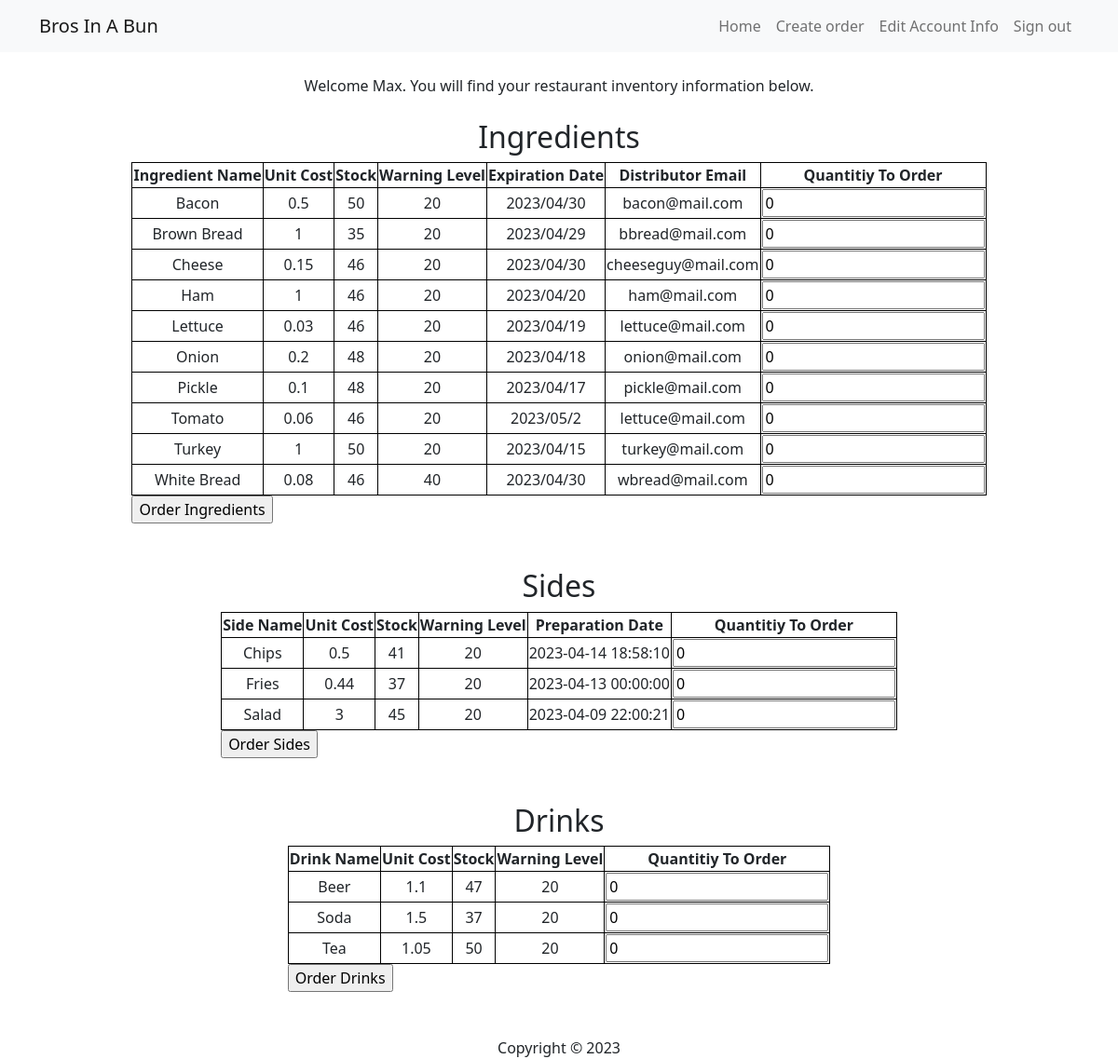
The app's page /manager/View-inventory.php (signed in) with its own data.
### tables this page shows
CREATE TABLE `ingredients` (
  `Item_name` varchar(255) NOT NULL,
  `Purchased_date` varchar(255) NOT NULL,
  `Expiration` varchar(255) NOT NULL
);

CREATE TABLE `inventory` (
  `Item_name` varchar(255) NOT NULL,
  `Unit_cost` float NOT NULL,
  `Stock_level` int(10) NOT NULL DEFAULT 0,
  `Warning_level` int(10) NOT NULL DEFAULT 20,
  `Distributor_phone` varchar(255) NOT NULL,
  `Distributor_email` varchar(255) NOT NULL
);

CREATE TABLE `sides` (
  `Item_name` varchar(255) NOT NULL,
  `Time Prepared` datetime NOT NULL
);

CREATE TABLE `drinks` (
  `Item_name` varchar(255) NOT NULL
);

### manager/View-inventory.php (the view, shortened to what this page needs)
<?php include '../inc/header.php'; ?>
<?php
if(!empty($_SESSION['Name'])){
    echo 'Welcome ' . $_SESSION['Name'] . ". You will find your restaurant inventory information below.";
}
$sql  = 'SELECT * FROM  ingredients NATURAL JOIN inventory';
$result = mysqli_query($con, $sql);
$Fitems = mysqli_fetch_all($result, MYSQLI_ASSOC);
?>
<br></br>
<h2>Ingredients</h2>
<form action="<?php echo htmlspecialchars($_SERVER['PHP_SELF']); ?>" method="POST">
    <table >
        <tr>
            <td><b>Ingredient Name</b></td>
            <td><b>Unit Cost</b></td>
            <td><b>Stock</b></td>
            <td><b>Warning Level</b></td>
            <td><b>Expiration Date</b></td>
            <td><b>Distributor Email</b></td>
            <td><b>Quantitiy To Order</b></td>
        </tr>
        <?php foreach($Fitems as $item): ?>
            <?php if($item["Stock_level"] > $item["Warning_level"]){ ?>
                <tr>
                    <td><?php echo $item["Item_name"];?></td>
                    <td><?php echo $item["Unit_cost"];?></td>
                    <td><?php echo $item["Stock_level"];?></td>
                    <td><?php echo $item["Warning_level"];?></td>
                    <td><?php echo $item["Expiration"];?></td>
                    <td><?php echo $item["Distributor_email"];?></td>
                    <td><input type="number" name="ing[]" value="0"></td>
                </tr>
            <?php } ?>
        <?php endforeach;?>
    </table>
    <input type="submit" value="Order Ingredients" name="submitOrderIng">
</form>
<?php
$sql  = 'SELECT * FROM  sides NATURAL JOIN inventory';
$result = mysqli_query($con, $sql);
$Sitems = mysqli_fetch_all($result, MYSQLI_ASSOC);
?>
<br></br>
<h2>Sides</h2>
<form action="<?php echo htmlspecialchars($_SERVER['PHP_SELF']); ?>" method="POST">
    <table >
        <tr>
            <td><b>Side Name</b></td>
            <td><b>Unit Cost</b></td>
            <td><b>Stock</b></td>
            <td><b>Warning Level</b></td>
            <td><b>Preparation Date</b></td>
            <td><b>Quantitiy To Order</b></td>
        </tr>
        <?php foreach($Sitems as $item): ?>
            <?php if($item["Stock_level"] > $item["Warning_level"]){ ?>
                <tr>
                    <td><?php echo $item["Item_name"];?></td>
                    <td><?php echo $item["Unit_cost"];?></td>
                    <td><?php echo $item["Stock_level"];?></td>
                    <td><?php echo $item["Warning_level"];?></td>
                    <td><?php echo $item["Time Prepared"];?></td>
                    <td><input type="number" name="side[]" value="0"></td>
                </tr>
            <?php } ?>
        <?php endforeach;?>
    </table>
    <input type="submit" value="Order Sides" name="submitOrderSide">
</form>
<?php
$sql  = 'SELECT * FROM  drinks NATURAL JOIN inventory';
$result = mysqli_query($con, $sql);
$Ditems = mysqli_fetch_all($result, MYSQLI_ASSOC);
?>
<br></br>
<h2>Drinks</h2>
<form action="<?php echo htmlspecialchars($_SERVER['PHP_SELF']); ?>" method="POST">
    <table >
        <tr>
            <td><b>Drink Name</b></td>
            <td><b>Unit Cost</b></td>
            <td><b>Stock</b></td>
            <td><b>Warning Level</b></td>
            <td><b>Quantitiy To Order</b></td>
        </tr>
        <?php foreach($Ditems as $item): ?>
            <?php if($item["Stock_level"] > $item["Warning_level"]){ ?>
                <tr>
                    <td><?php echo $item["Item_name"];?></td>
                    <td><?php echo $item["Unit_cost"];?></td>
                    <td><?php echo $item["Stock_level"];?></td>
                    <td><?php echo $item["Warning_level"];?></td>
                    <td><input type="number" name="drink[]" value="0"></td>
                </tr>
            <?php } ?>
        <?php endforeach;?>
    </table>
    <input type="submit" value="Order Drinks" name="submitOrderDrink">
</form>
<?php include '../inc/footer.php'; ?>

### mystyle.css (style rules this page uses)
td { border:1px solid black; border-collapse: collapse; text-align: center; }

### records on screen
ingredients: Item_name "Bacon", Item_name.Unit_cost "0.5", Item_name.Stock_level "50", Item_name.Warning_level "20", Expiration "2023/04/30", Item_name.Distributor_email "bacon@mail.com"
ingredients: Item_name "Brown Bread", Item_name.Unit_cost "1", Item_name.Stock_level "35", Item_name.Warning_level "20", Expiration "2023/04/29", Item_name.Distributor_email "bbread@mail.com"
ingredients: Item_name "Cheese", Item_name.Unit_cost "0.15", Item_name.Stock_level "46", Item_name.Warning_level "20", Expiration "2023/04/30", Item_name.Distributor_email "cheeseguy@mail.com"
ingredients: Item_name "Ham", Item_name.Unit_cost "1", Item_name.Stock_level "46", Item_name.Warning_level "20", Expiration "2023/04/20", Item_name.Distributor_email "ham@mail.com"
ingredients: Item_name "Lettuce", Item_name.Unit_cost "0.03", Item_name.Stock_level "46", Item_name.Warning_level "20", Expiration "2023/04/19", Item_name.Distributor_email "lettuce@mail.com"
ingredients: Item_name "Onion", Item_name.Unit_cost "0.2", Item_name.Stock_level "48", Item_name.Warning_level "20", Expiration "2023/04/18", Item_name.Distributor_email "onion@mail.com"
ingredients: Item_name "Pickle", Item_name.Unit_cost "0.1", Item_name.Stock_level "48", Item_name.Warning_level "20", Expiration "2023/04/17", Item_name.Distributor_email "pickle@mail.com"
ingredients: Item_name "Tomato", Item_name.Unit_cost "0.06", Item_name.Stock_level "46", Item_name.Warning_level "20", Expiration "2023/05/2", Item_name.Distributor_email "lettuce@mail.com"
ingredients: Item_name "Turkey", Item_name.Unit_cost "1", Item_name.Stock_level "50", Item_name.Warning_level "20", Expiration "2023/04/15", Item_name.Distributor_email "turkey@mail.com"
ingredients: Item_name "White Bread", Item_name.Unit_cost "0.08", Item_name.Stock_level "46", Item_name.Warning_level "40", Expiration "2023/04/30", Item_name.Distributor_email "wbread@mail.com"
sides: Item_name "Chips", Item_name.Unit_cost "0.5", Item_name.Stock_level "41", Item_name.Warning_level "20", Time Prepared "2023-04-14 18:58:10"
sides: Item_name "Fries", Item_name.Unit_cost "0.44", Item_name.Stock_level "37", Item_name.Warning_level "20", Time Prepared "2023-04-13 00:00:00"
sides: Item_name "Salad", Item_name.Unit_cost "3", Item_name.Stock_level "45", Item_name.Warning_level "20", Time Prepared "2023-04-09 22:00:21"
drinks: Item_name "Beer", Item_name.Unit_cost "1.1", Item_name.Stock_level "47", Item_name.Warning_level "20"
drinks: Item_name "Soda", Item_name.Unit_cost "1.5", Item_name.Stock_level "37", Item_name.Warning_level "20"
drinks: Item_name "Tea", Item_name.Unit_cost "1.05", Item_name.Stock_level "50", Item_name.Warning_level "20"

### other values on screen
$_SESSION['Name'] "Max"
